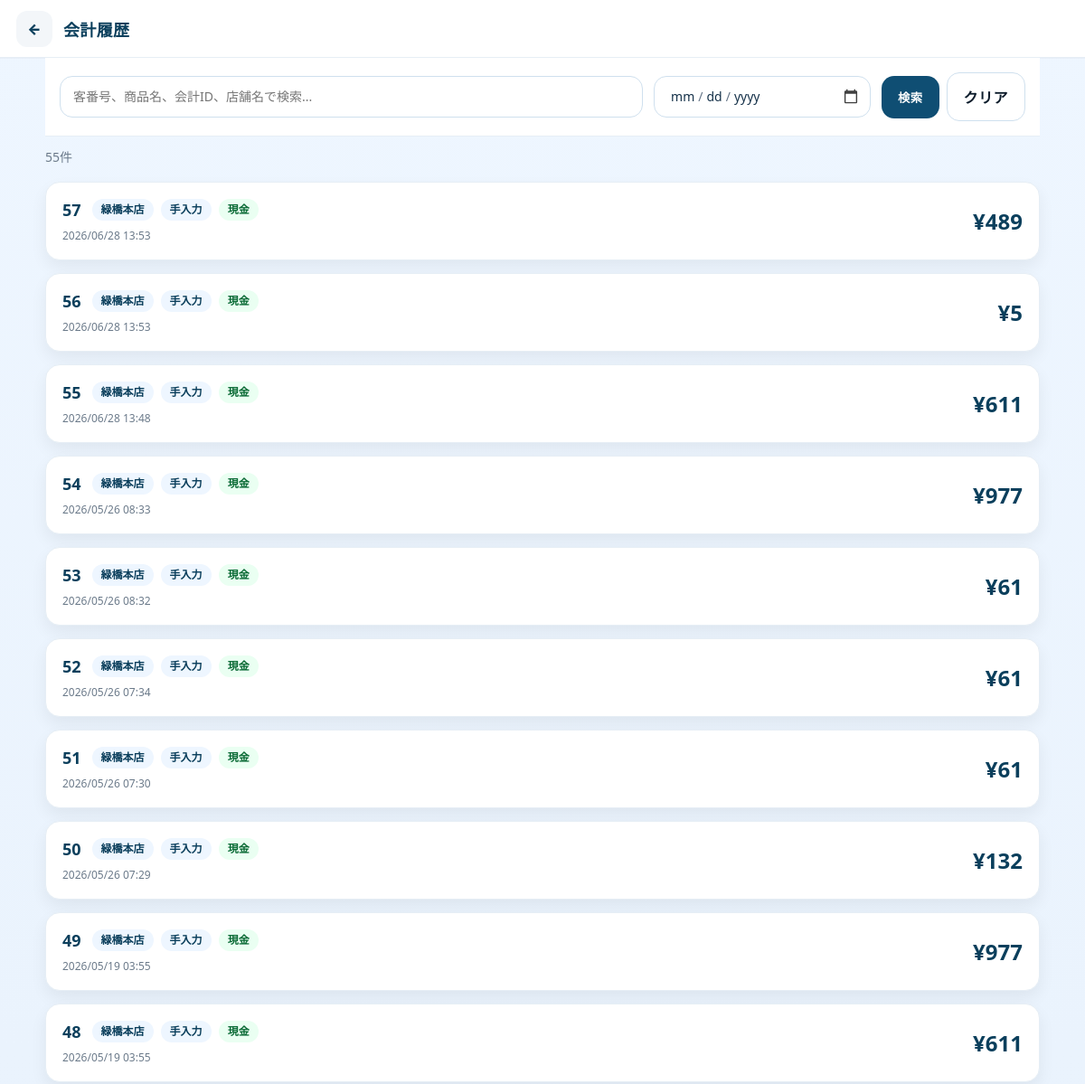
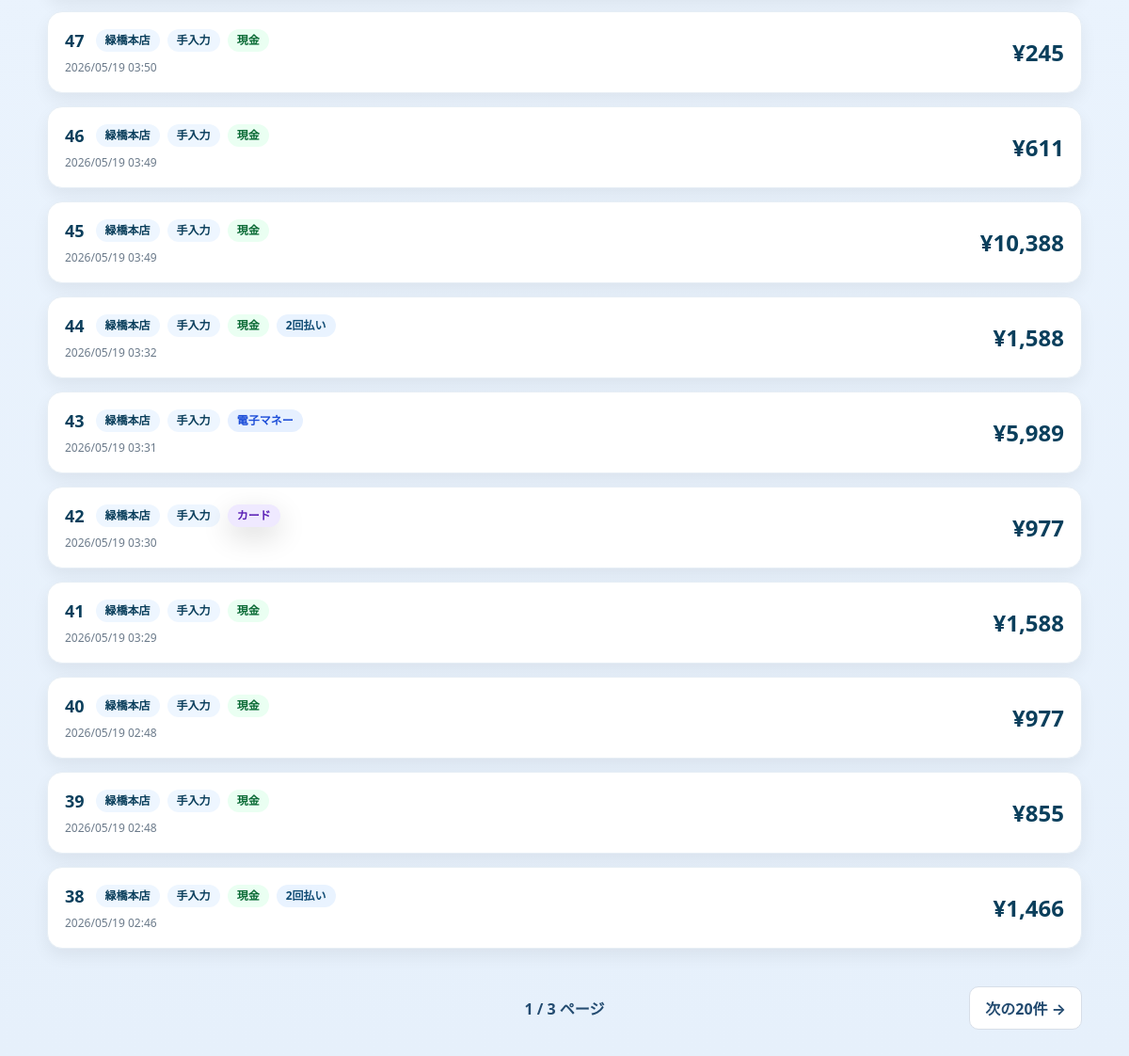
/public/history (signed in), run on the app's committed database (2 pictures, top to bottom).
### tables this page shows
CREATE TABLE `bill` (
  `bill_id` bigint(20) NOT NULL AUTO_INCREMENT COMMENT '???vID?i?̔ԁj',
  `order_bill_id` bigint(20) NOT NULL,
  `store_id` char(2) NOT NULL COMMENT '?X??ID',
  `bill_time` datetime NOT NULL COMMENT '???v????????',
  `subtotal_amount` int(11) NOT NULL COMMENT '?Ŕ????v',
  `discount_amount` int(11) NOT NULL COMMENT '???????v',
  `tax_amount` int(11) NOT NULL COMMENT '??????',
  `total_amount` int(11) NOT NULL COMMENT '?ō????v',
  `split_mode` varchar(20) NOT NULL DEFAULT 'NONE' COMMENT '会計分割方法（NONE、EQUAL、ITEM）',
  PRIMARY KEY (`bill_id`),
  KEY `idx_bill_order_bill_id` (`order_bill_id`),
  KEY `idx_bill_store_id` (`store_id`),
  KEY `idx_bill_bill_time` (`bill_time`),
  CONSTRAINT `fk_bill_order_bill` FOREIGN KEY (`order_bill_id`) REFERENCES `order_bill` (`order_bill_id`) ON UPDATE CASCADE,
  CONSTRAINT `fk_bill_store` FOREIGN KEY (`store_id`) REFERENCES `stores` (`store_id`) ON UPDATE CASCADE
);

### src/Views/history/index.php (the view, shortened to what the rows shown need)
<?php
$BASE_URL = '/regi/public';
$bills = is_array($bills ?? null) ? $bills : [];
$pagination = $pagination ?? [
    'page'       => 1,
    'perPage'    => 20,
    'totalCount' => 0,
    'totalPages' => 1,
    'hasPrev'    => false,
    'hasNext'    => false,
    'prevPage'   => 1,
    'nextPage'   => 1,
];
$currentKeyword = trim((string)($_GET['keyword'] ?? ''));
$currentDate = trim((string)($_GET['date'] ?? ''));
function historyIndexH(mixed $value): string
{
    return htmlspecialchars(
        (string)$value,
        ENT_QUOTES,
        'UTF-8'
    );
}
function historyIndexPayClass(string $payMethod): string
{
    return match (strtoupper(trim($payMethod))) {
        'CASH'             => 'cash',
        'CARD',
        'CREDIT_CARD'      => 'card',
        'ELECTRONIC_MONEY' => 'emoney',
        'QR',
        'QR_PAYMENT'       => 'qr',
        default            => '',
    };
}
?>
<!doctype html>
<html lang="ja">
<head>
  <link
    rel="stylesheet"
    href="<?= historyIndexH($BASE_URL) ?>/assets/css/app.css"
  >
  <link
    rel="stylesheet"
    href="<?= historyIndexH($BASE_URL) ?>/assets/css/history.css?v=8"
  >
</head>
<body>
<div class="history-page">
  <header class="app-header">
    <div class="app-header__left">
      <a
        class="app-back"
        href="<?= historyIndexH($BASE_URL) ?>/home"
        aria-label="戻る"
      >
        ←
      </a>
      <h1 class="app-title">
        会計履歴
      </h1>
    </div>
  </header>
  <form
    class="history-filters"
    method="get"
    action="<?= historyIndexH($BASE_URL) ?>/history"
  >
    <div class="history-search">
      <input
        class="input"
        type="text"
        id="historySearchInput"
        name="keyword"
        value="<?= historyIndexH($currentKeyword) ?>"
        placeholder="客番号、商品名、会計ID、店舗名で検索..."
      >
    </div>
    <div class="history-date">
      <input
        class="input"
        type="date"
        id="historyDateInput"
        name="date"
        value="<?= historyIndexH($currentDate) ?>"
      >
    </div>
    <div class="history-filter-actions">
      <button
        class="btn btn-primary"
        type="submit"
      >
        検索
      </button>
      <a
        class="btn btn-outline"
        href="<?= historyIndexH($BASE_URL) ?>/history"
      >
        クリア
      </a>
    </div>
  </form>
  <div class="history-result-summary">
    <?= number_format((int)($pagination['totalCount'] ?? 0)) ?>件
  </div>
  <div
    class="history-list"
    id="historyList"
  >
    <?php if ($bills !== []): ?>
      <?php foreach ($bills as $bill): ?>
        <?php
        $billId = (string)($bill['billId'] ?? '');
        $payMethod = (string)($bill['payMethod'] ?? '');
        $payLabel = (string)($bill['payLabel'] ?? '');
        $payClass = historyIndexPayClass($payMethod);
        $storeName = trim((string)($bill['storeName'] ?? ''));
        $storeId = trim((string)($bill['storeId'] ?? ''));
        $storeText = $storeName !== ''
            ? $storeName
            : $storeId;
        $customerIdText = (string)(
            $bill['customerIdText']
            ?? '手入力'
        );
        $datetime = (string)($bill['datetime'] ?? '');
        $total = (int)($bill['total'] ?? 0);
        $paymentCount = (int)(
            $bill['paymentCount']
            ?? $bill['payment_count']
            ?? 0
        );
        $detailUrl =
            $BASE_URL
            . '/history/detail?bill_id='
            . rawurlencode($billId);
        ?>
        <button
          type="button"
          class="history-card"
          data-history-detail-url="<?= historyIndexH($detailUrl) ?>"
          data-bill-id="<?= historyIndexH($billId) ?>"
          aria-label="会計ID <?= historyIndexH($billId) ?> の詳細を表示"
        >
          <div class="history-card-left">
            <div class="history-card-top">
              <div class="history-id">
                <?= historyIndexH($billId) ?>
              </div>
              <div class="history-chips">
                <?php if ($storeText !== ''): ?>
                  <span class="history-chip">
                    <?= historyIndexH($storeText) ?>
                  </span>
                <?php endif; ?>
                <span class="history-chip">
                  <?= historyIndexH($customerIdText) ?>
                </span>
                <?php if ($payLabel !== ''): ?>
                  <span
                    class="history-chip <?= historyIndexH($payClass) ?>"
                  >
                    <?= historyIndexH($payLabel) ?>
                  </span>
                <?php endif; ?>
                <?php if ($paymentCount > 1): ?>
                  <span class="history-chip multiple">
                    <?= $paymentCount ?>回払い
                  </span>
                <?php endif; ?>
              </div>
            </div>
            <div class="history-card-sub">
              <?= historyIndexH($datetime) ?>
            </div>
          </div>
          <div class="history-card-right">
            <div class="history-amount">
              ¥<?= number_format($total) ?>
            </div>
          </div>
        </button>
      <?php endforeach; ?>
    <?php else: ?>
      <div class="history-empty">
        会計履歴がありません。
      </div>
    <?php endif; ?>
  </div>
  <?php if ((int)($pagination['totalPages'] ?? 1) > 1): ?>
    <?php
    $pageQueryBase = [];
    $nextQuery = http_build_query(
        array_merge(
            $pageQueryBase,
            [
                'page' => (int)($pagination['nextPage'] ?? 1),
            ]
        )
    );
    ?>
    <nav
      class="history-pagination"
      aria-label="会計履歴のページ移動"
    >
      <span class="history-page-current">
        <?= (int)($pagination['page'] ?? 1) ?>
        /
        <?= (int)($pagination['totalPages'] ?? 1) ?>
        ページ
      </span>
      <div class="history-pagination-side history-pagination-side--right">
        <?php if (!empty($pagination['hasNext'])): ?>
          <a
            class="history-page-btn"
            href="<?= historyIndexH($BASE_URL) ?>/history?<?= historyIndexH($nextQuery) ?>"
          >
            次の20件 →
          </a>
        <?php endif; ?>
      </div>
    </nav>
  <?php endif; ?>
</div>
</body>
</html>

### public/index.php (shortened to what the rows shown need)
<?php
$ROOT = dirname(__DIR__);
$BASE_PATH = '/regi/public';
$method = $_SERVER['REQUEST_METHOD'] ?? 'GET';
$uri = $_SERVER['REQUEST_URI'] ?? '/';
$path = parse_url($uri, PHP_URL_PATH) ?? '/';
if ($BASE_PATH !== '' && str_starts_with($path, $BASE_PATH)) {
    $path = substr($path, strlen($BASE_PATH));
}
$path = $path === '' ? '/' : $path;
$routesFile = $ROOT . '/src/Routes/web.php';
$routes = require $routesFile;
function compile_route(string $routePath): array
{
    preg_match_all('#\{([a-zA-Z_][a-zA-Z0-9_]*)\}#', $routePath, $m);
    $paramNames = $m[1] ?? [];
    $pattern = preg_replace('#\{[a-zA-Z_][a-zA-Z0-9_]*\}#', '([^/]+)', $routePath);
    $pattern = '#^' . $pattern . '$#';
    return [$pattern, $paramNames];
}
foreach ($routes as $route) {
    [$routeMethod, $routePath, $handler] = $route;
    $routeMethod = strtoupper((string)$routeMethod);
    if ($routeMethod !== $method) {
        continue;
    }
    $routePath = (string)$routePath;
    [$pattern, $paramNames] = compile_route($routePath);
    if (!preg_match($pattern, $path, $matches)) {
        continue;
    }
    array_shift($matches);
    $params = [];
    [$class, $action] = explode('@', $handler, 2);
    $class = trim($class);
    $action = trim($action);
    $controller = new $fullClass();
    $args = array_values($params);
    $controller->$action(...$args);
    exit;
}

### data on the page
bill: bill_id "57", storeText "緑橋本店", customerIdText "手入力", payLabel "現金", datetime "2026/06/28 13:53", total_amount "489"
bill: bill_id "56", storeText "緑橋本店", customerIdText "手入力", payLabel "現金", datetime "2026/06/28 13:53", total_amount "5"
bill: bill_id "55", storeText "緑橋本店", customerIdText "手入力", payLabel "現金", datetime "2026/06/28 13:48", total_amount "611"
bill: bill_id "54", storeText "緑橋本店", customerIdText "手入力", payLabel "現金", datetime "2026/05/26 08:33", total_amount "977"
bill: bill_id "53", storeText "緑橋本店", customerIdText "手入力", payLabel "現金", datetime "2026/05/26 08:32", total_amount "61"
bill: bill_id "52", storeText "緑橋本店", customerIdText "手入力", payLabel "現金", datetime "2026/05/26 07:34", total_amount "61"
bill: bill_id "51", storeText "緑橋本店", customerIdText "手入力", payLabel "現金", datetime "2026/05/26 07:30", total_amount "61"
bill: bill_id "50", storeText "緑橋本店", customerIdText "手入力", payLabel "現金", datetime "2026/05/26 07:29", total_amount "132"
bill: bill_id "49", storeText "緑橋本店", customerIdText "手入力", payLabel "現金", datetime "2026/05/19 03:55", total_amount "977"
bill: bill_id "48", storeText "緑橋本店", customerIdText "手入力", payLabel "現金", datetime "2026/05/19 03:55", total_amount "611"
bill: bill_id "47", storeText "緑橋本店", customerIdText "手入力", payLabel "現金", datetime "2026/05/19 03:50", total_amount "245"
bill: bill_id "46", storeText "緑橋本店", customerIdText "手入力", payLabel "現金", datetime "2026/05/19 03:49", total_amount "611"
bill: bill_id "45", storeText "緑橋本店", customerIdText "手入力", payLabel "現金", datetime "2026/05/19 03:49", total_amount "10,388"
bill: bill_id "44", storeText "緑橋本店", customerIdText "手入力", payLabel "現金", paymentCount "2", datetime "2026/05/19 03:32", total_amount "1,588"
bill: bill_id "43", storeText "緑橋本店", customerIdText "手入力", payLabel "電子マネー", datetime "2026/05/19 03:31", total_amount "5,989"
bill: bill_id "42", storeText "緑橋本店", customerIdText "手入力", payLabel "カード", datetime "2026/05/19 03:30", total_amount "977"
bill: bill_id "41", storeText "緑橋本店", customerIdText "手入力", payLabel "現金", datetime "2026/05/19 03:29", total_amount "1,588"
bill: bill_id "40", storeText "緑橋本店", customerIdText "手入力", payLabel "現金", datetime "2026/05/19 02:48", total_amount "977"
bill: bill_id "39", storeText "緑橋本店", customerIdText "手入力", payLabel "現金", datetime "2026/05/19 02:48", total_amount "855"
bill: bill_id "38", storeText "緑橋本店", customerIdText "手入力", payLabel "現金", paymentCount "2", datetime "2026/05/19 02:46", total_amount "1,466"

### other printed values
$pagination['totalCount'] "55"
$pagination['page'] "1"
$pagination['totalPages'] "3"
